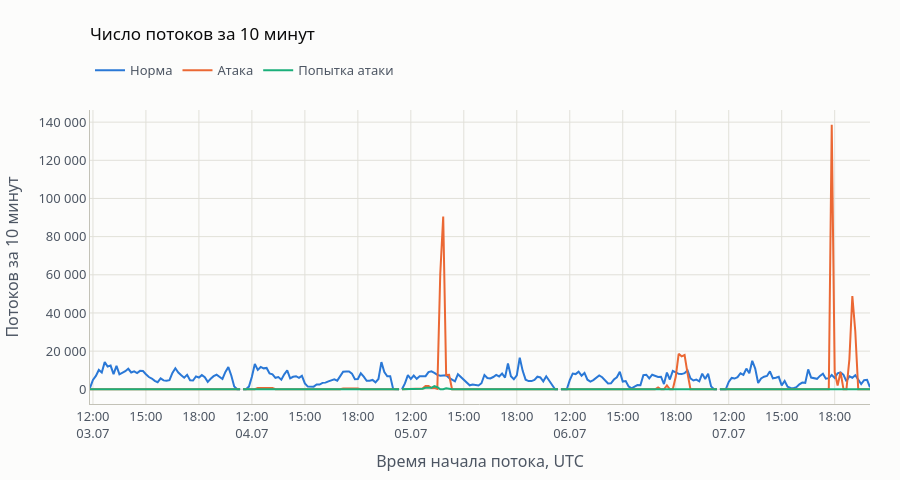

Notebook code for this chart:
### Markdown cell above
## 5. Трафик во времени

Запись каждый день шла примерно с 11:45 до 20:10.

### Code cell
# Число потоков каждого типа за каждые 10 минут
flows_per_10_minutes = (
    df.groupby([pd.Grouper(key="Timestamp", freq="10min"), "Traffic Type"])
    .size()
    .unstack(fill_value=0)
    .asfreq("10min", fill_value=0)  # добавляем ночные интервалы с нулём потоков
)[list(TRAFFIC_COLORS)]

fig = flows_per_10_minutes.iplot(kind="scatter", colors=TRAFFIC_COLORS, width=2, asFigure=True)
style(
    fig,
    title="Число потоков за 10 минут",
    x_title="Время начала потока, UTC",
    y_title="Потоков за 10 минут",
    height=480,
)
# Отметки на оси времени: 12:00, 15:00 и 18:00 каждого дня. Дату пишем один раз в день.
first_day, last_day = df["Timestamp"].min().normalize(), df["Timestamp"].max().normalize()
tick_times, tick_labels = [], []
for day in pd.date_range(first_day, last_day):
    for hour in (12, 15, 18):
        tick_times.append(day + pd.Timedelta(hours=hour))
        tick_labels.append(f"{hour}:00<br>{day:%d.%m}" if hour == 12 else f"{hour}:00")

# Прячем с оси время с 20:30 до 11:30, когда записи нет
fig.update_xaxes(
    rangebreaks=[dict(bounds=[20.5, 11.5], pattern="hour")],
    tickvals=tick_times,
    ticktext=tick_labels,
)
fig.update_layout(hovermode="x unified")
fig.show()

### Figure 1 — Plotly figure (JSON) as saved in the notebook; plotly's stock layout.template omitted (floating-point values rounded to 4 significant figures; data arrays with more than 128 entries replaced by an {"elided": "..."} marker saying what was removed)
{"data": [{"line": {"color": "#2a78d6", "dash": "solid", "shape": "linear", "width": 2}, "mode": "lines", "name": "Норма", "text": "", "type": "scatter", "x": {"elided": "626 str values"}, "y": {"elided": "626 int values"}}, {"line": {"color": "#eb6834", "dash": "solid", "shape": "linear", "width": 2}, "mode": "lines", "name": "Атака", "text": "", "type": "scatter", "x": {"elided": "626 str values"}, "y": {"elided": "626 int values"}}, {"line": {"color": "#1baf7a", "dash": "solid", "shape": "linear", "width": 2}, "mode": "lines", "name": "Попытка атаки", "text": "", "type": "scatter", "x": {"elided": "626 str values"}, "y": {"elided": "626 int values"}}], "layout": {"barcornerradius": 4, "bargap": 0.35, "font": {"color": "#0b0b0b", "family": "system-ui, -apple-system, 'Segoe UI', sans-serif", "size": 13}, "height": 480, "hovermode": "x unified", "legend": {"bgcolor": "rgba(0,0,0,0)", "font": {"color": "#4D5663"}, "orientation": "h", "x": 0, "y": 1.084, "yanchor": "bottom"}, "margin": {"b": 60, "l": 70, "r": 30, "t": 110}, "paper_bgcolor": "#fcfcfb", "plot_bgcolor": "#fcfcfb", "separators": ", ", "title": {"font": {"color": "#0b0b0b", "size": 17}, "text": "Число потоков за 10 минут", "x": 0, "xref": "paper", "y": 0.9417, "yanchor": "top", "yref": "container"}, "xaxis": {"automargin": true, "exponentformat": "none", "gridcolor": "#e1e0d9", "linecolor": "#c3c2b7", "rangebreaks": [{"bounds": [20.5, 11.5], "pattern": "hour"}], "showgrid": true, "tickfont": {"color": "#4D5663"}, "ticktext": ["12:00<br>03.07", "15:00", "18:00", "12:00<br>04.07", "15:00", "18:00", "12:00<br>05.07", "15:00", "18:00", "12:00<br>06.07", "15:00", "18:00", "12:00<br>07.07", "15:00", "18:00"], "tickvals": ["2017-07-03T12:00:00", "2017-07-03T15:00:00", "2017-07-03T18:00:00", "2017-07-04T12:00:00", "2017-07-04T15:00:00", "2017-07-04T18:00:00", "2017-07-05T12:00:00", "2017-07-05T15:00:00", "2017-07-05T18:00:00", "2017-07-06T12:00:00", "2017-07-06T15:00:00", "2017-07-06T18:00:00", "2017-07-07T12:00:00", "2017-07-07T15:00:00", "2017-07-07T18:00:00"], "title": {"font": {"color": "#4D5663"}, "text": "Время начала потока, UTC"}, "zeroline": false, "zerolinecolor": "#E1E5ED"}, "yaxis": {"automargin": true, "exponentformat": "none", "gridcolor": "#e1e0d9", "linecolor": "#c3c2b7", "showgrid": true, "tickfont": {"color": "#4D5663"}, "title": {"font": {"color": "#4D5663"}, "text": "Потоков за 10 минут"}, "zeroline": false, "zerolinecolor": "#E1E5ED"}}}
